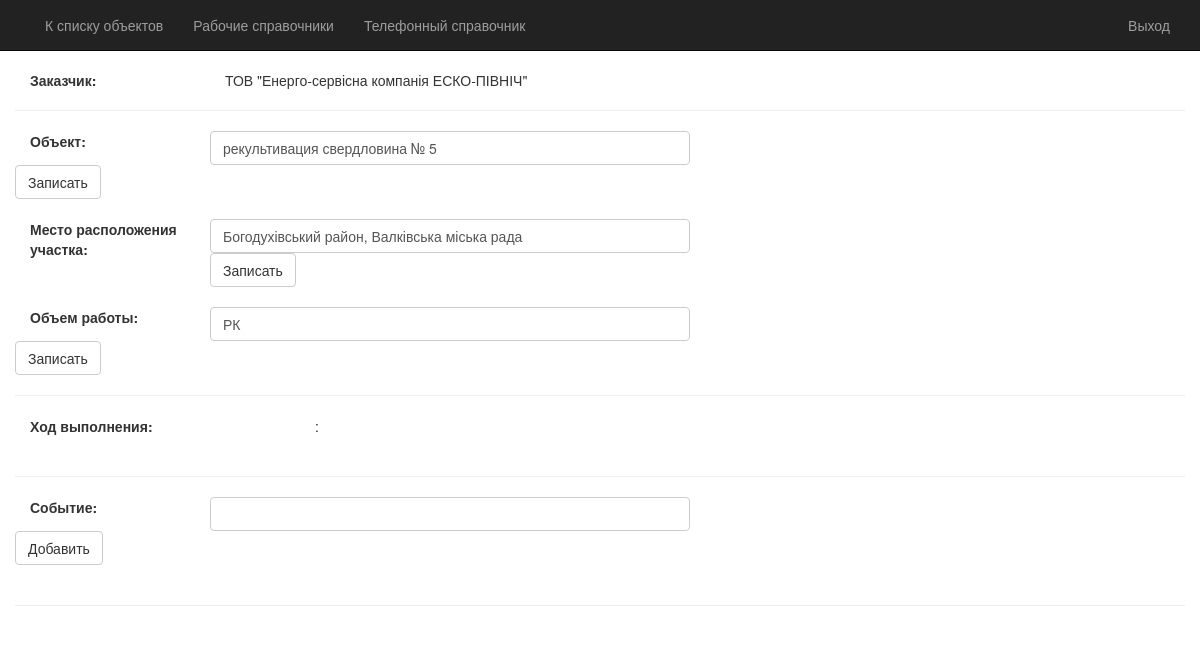
The app's page /index.php?access=2&order=4 with its own data.
### tables this page shows
CREATE TABLE `orders` (
  `id` int(11) NOT NULL,
  `numcontract` int(11) DEFAULT NULL,
  `startcontract` date DEFAULT NULL,
  `typeorder` varchar(10) DEFAULT NULL,
  `ordername` varchar(255) DEFAULT NULL,
  `orderaddress` varchar(255) DEFAULT NULL,
  `deadline` date DEFAULT NULL,
  `clientid` int(11) DEFAULT NULL,
  `jobload` varchar(255) DEFAULT NULL,
  `ordersb` int(11) DEFAULT NULL
);

CREATE TABLE `clients` (
  `id` int(11) NOT NULL,
  `name` varchar(100) NOT NULL,
  `address` varchar(255) NOT NULL,
  `code` varchar(20) NOT NULL,
  `passport` varchar(255) NOT NULL,
  `contact` varchar(100) NOT NULL,
  `phone` varchar(200) NOT NULL,
  `phone2` varchar(13) NOT NULL,
  `email` varchar(100) NOT NULL,
  `note` varchar(255) NOT NULL,
  `note2` varchar(255) NOT NULL
);

### funclogin.php (called while the page is built, shortened)
<?php
function zem3p ($ordersid, $page){
    global $db;
    $res = mysqli_query($db, "SELECT * FROM `orders`
                              INNER JOIN `clients` ON orders.clientid=clients.id
                              INNER JOIN `ordersemlp` ON orders.id = ordersemlp.ordersid
                              LEFT JOIN `historyorders` ON orders.id = historyorders.ordersid
                              WHERE orders.id=$ordersid");
    $data = mysqli_fetch_all($res, MYSQLI_ASSOC);
    require_once $page;
    }
?>

### zem2p.php (the view, shortened to what this page needs)
<?php
require_once "funclogin.php";
?>
<!DOCTYPE html>
<html lang="en">
<head>
    <link href="./css/bootstrap.css" rel="stylesheet">
    <link href="./css/site.css" rel="stylesheet">
</head>
<body>
<body>
    <div class="navbar navbar-inverse navbar-fixed-top">
        <div class="container">
            <div class="navbar-collapse collapse">
                <ul class="nav navbar-nav">
                    <li> <a href="index.php?fullobjpage=1"> К списку объектов</a></li>
                    <li><a href="#">Рабочие справочники</a></li>
                    <li><a href="./phone.php">Телефонный справочник</a></li>
                </ul>
                <ul class="nav navbar-nav navbar-right">
                    <li><a href="../index.php" id="loginLink">Выход</a></li>
                </ul>
            </div>
        </div>
    </div>
    <br/>
    <div class="container input-event-13" >
    <div>
    <label class="col-md-2 control-label" > Заказчик: </label>
    <p class="col-md-10 " > <?= $data[0]['name'] ?> </p>
    <br/>
    <hr/>
    <form  method="post" novalidate="novalidate">
      <label class="col-md-2 control-label"> Объект: </label>
      <input class="event-form" id="zemobj" name="zemobj" value="<?= $data[0]['ordername'] ?>"> </input>
      <input type="submit" name="change-btn-z2p" value="Записать" class="btn btn-default" >
    </form>
    <br>
    <form  method="post" novalidate="novalidate">
      <label class="col-md-2 control-label"> Место расположения участка: </label>
      <input class="event-form" id="zemaddr" name="zemaddr" value="<?= $data[0]['orderaddress'] ?>"> </input>
      <input type="submit" name="change-btn-z2p" value="Записать" class="btn btn-default" >
    </form>
    <br>
    <form  method="post" novalidate="novalidate">
      <label class="col-md-2 control-label"> Объем работы: </label>
      <input class="event-form" id="zemTD" name="zemTD" value="<?= $data[0]['typeorder'] ?>"> </input>
      <input type="submit" name="change-btn-z2p" value="Записать" class="btn btn-default" >
    </form>
    <hr/>
    <label class="col-md-2 control-label" > Ход выполнения: </label>
    <?php foreach($data as $item):?>
    <p class="col-md-13" > <?= $item['event'] ?> : <?= $item['dataevent'] ?> </p> <br>
    <?php endforeach;?>
    <br/>
    <hr/>
    <div >
    <form  method="post" novalidate="novalidate">
      <label class="col-md-2 control-label"> Событие: </label>
      <input class="event-form" id="zemevent" name="zemevent"> </input>
      <input type="submit" name="add-btn-z3p" value="Добавить" class="btn btn-default" >
</form>
    </div>
    <br/>
    <hr/>
    </div>
    </div>
</body>
</html>

### css/site.css (style rules this page uses)
input, select, textarea { max-width: 280px; }
.input-event-13 { width: 100%; }
.event-form { display: block; width: 100%; height: 34px; padding: 6px 12px; font-size: 14px; line-height: 1.42857143; color: #555555; background-color: #fff; background-image: none; border: 1px solid #ccc; border-radius: 4px; max-width: 480px; }
.col-md-13 { position: fixed; min-height: 1px; padding-right: 15px; padding-left: 300px; }

### records on screen
orders: clientid.name "ТОВ \"Енерго-сервісна компанія ЕСКО-ПІВНІЧ\"", zemobj "рекультивация свердловина № 5", zemaddr "Богодухівський район, Валківська міська рада", zemTD "РК"
